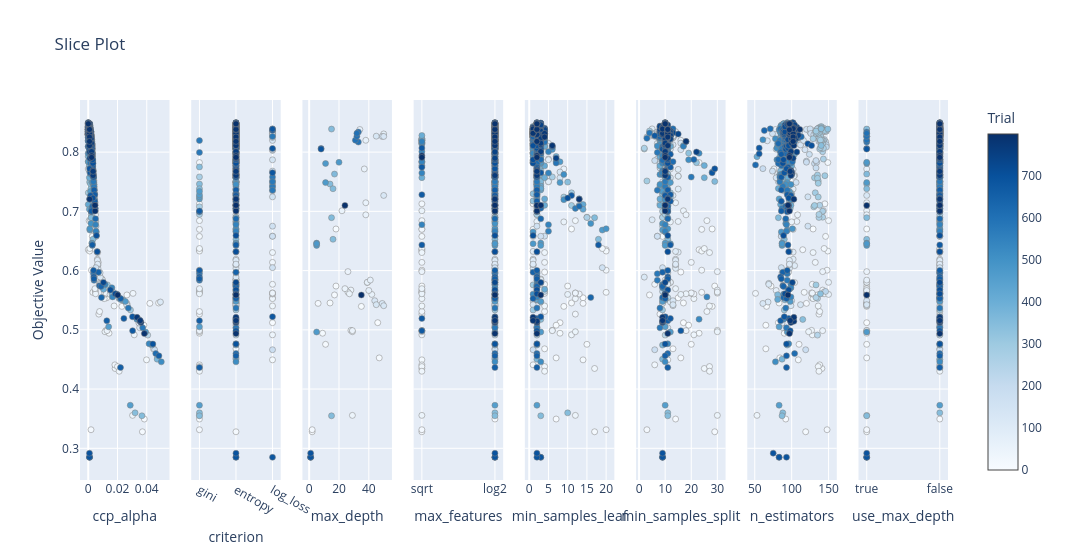

Source (notebook cell):
### Code cell
optuna.visualization.plot_slice(study,params = ['n_estimators','criterion','min_samples_split','min_samples_leaf','max_features','ccp_alpha','use_max_depth','max_depth'])

### Figure 1 — Plotly figure (JSON) as saved in the notebook; plotly's stock layout.template omitted (floating-point values rounded to 4 significant figures; data arrays with more than 128 entries replaced by an {"elided": "..."} marker saying what was removed)
{"data": [{"marker": {"color": {"elided": "800 int values"}, "colorbar": {"title": {"text": "Trial"}, "x": 1, "xpad": 40}, "colorscale": [[0, "rgb(247,251,255)"], [0.125, "rgb(222,235,247)"], [0.25, "rgb(198,219,239)"], [0.375, "rgb(158,202,225)"], [0.5, "rgb(107,174,214)"], [0.625, "rgb(66,146,198)"], [0.75, "rgb(33,113,181)"], [0.875, "rgb(8,81,156)"], [1, "rgb(8,48,107)"]], "line": {"color": "Grey", "width": 0.5}, "showscale": true}, "mode": "markers", "name": "Feasible Trial", "showlegend": false, "type": "scatter", "x": {"elided": "800 float values"}, "xaxis": "x", "y": {"elided": "800 float values"}, "yaxis": "y"}, {"marker": {"color": {"elided": "800 int values"}, "colorbar": {"title": {"text": "Trial"}, "x": 1, "xpad": 40}, "colorscale": [[0, "rgb(247,251,255)"], [0.125, "rgb(222,235,247)"], [0.25, "rgb(198,219,239)"], [0.375, "rgb(158,202,225)"], [0.5, "rgb(107,174,214)"], [0.625, "rgb(66,146,198)"], [0.75, "rgb(33,113,181)"], [0.875, "rgb(8,81,156)"], [1, "rgb(8,48,107)"]], "line": {"color": "Grey", "width": 0.5}, "showscale": false}, "mode": "markers", "name": "Feasible Trial", "showlegend": false, "type": "scatter", "x": {"elided": "800 str values"}, "xaxis": "x2", "y": {"elided": "800 float values"}, "yaxis": "y2"}, {"marker": {"color": [0, 3, 6, 7, 8, 9, 10, 11, 12, 15, 16, 17, 44, 45, 46, 47, 48, 49, 50, 51, 52, 53, 54, 55, 61, 62, 63, 64, 65, 66, 67, 73, 74, 125, 126, 127, 129, 130, 131, 132, 133, 348, 349, 350, 351, 352, 354, 355, 471, 472, 473, 474, 475, 476, 477, 593, 594, 595, 596, 598, 685, 686, 688, 690, 691, 692, 797, 799], "colorbar": {"title": {"text": "Trial"}, "x": 1, "xpad": 40}, "colorscale": [[0, "rgb(247,251,255)"], [0.125, "rgb(222,235,247)"], [0.25, "rgb(198,219,239)"], [0.375, "rgb(158,202,225)"], [0.5, "rgb(107,174,214)"], [0.625, "rgb(66,146,198)"], [0.75, "rgb(33,113,181)"], [0.875, "rgb(8,81,156)"], [1, "rgb(8,48,107)"]], "line": {"color": "Grey", "width": 0.5}, "showscale": false}, "mode": "markers", "name": "Feasible Trial", "showlegend": false, "type": "scatter", "x": [46, 18, 47, 18, 14, 35, 17, 11, 2, 9, 6, 2, 29, 28, 29, 29, 26, 28, 26, 27, 24, 22, 38, 38, 37, 42, 39, 39, 38, 40, 41, 34, 50, 50, 49, 50, 44, 49, 50, 45, 45, 15, 14, 16, 15, 16, 15, 17, 5, 11, 11, 20, 5, 5, 5, 33, 33, 31, 32, 32, 1, 1, 8, 8, 1, 1, 24, 35], "xaxis": "x3", "y": [0.512, 0.6702, 0.4526, 0.5739, 0.5453, 0.5396, 0.5589, 0.4756, 0.3279, 0.4943, 0.5447, 0.3314, 0.3556, 0.4991, 0.4968, 0.4986, 0.5983, 0.5671, 0.5638, 0.5609, 0.5695, 0.701, 0.6941, 0.7145, 0.7716, 0.5598, 0.5798, 0.5802, 0.82, 0.5664, 0.584, 0.8382, 0.8307, 0.7269, 0.5445, 0.5407, 0.5491, 0.8265, 0.8265, 0.8269, 0.5424, 0.8389, 0.7461, 0.6529, 0.3549, 0.7382, 0.6893, 0.7629, 0.4963, 0.7486, 0.7808, 0.7828, 0.6464, 0.6424, 0.6454, 0.8169, 0.834, 0.8201, 0.8266, 0.8317, 0.2849, 0.2849, 0.8062, 0.8051, 0.2849, 0.2918, 0.71, 0.5588], "yaxis": "y3"}, {"marker": {"color": {"elided": "800 int values"}, "colorbar": {"title": {"text": "Trial"}, "x": 1, "xpad": 40}, "colorscale": [[0, "rgb(247,251,255)"], [0.125, "rgb(222,235,247)"], [0.25, "rgb(198,219,239)"], [0.375, "rgb(158,202,225)"], [0.5, "rgb(107,174,214)"], [0.625, "rgb(66,146,198)"], [0.75, "rgb(33,113,181)"], [0.875, "rgb(8,81,156)"], [1, "rgb(8,48,107)"]], "line": {"color": "Grey", "width": 0.5}, "showscale": false}, "mode": "markers", "name": "Feasible Trial", "showlegend": false, "type": "scatter", "x": {"elided": "800 str values"}, "xaxis": "x4", "y": {"elided": "800 float values"}, "yaxis": "y4"}, {"marker": {"color": {"elided": "800 int values"}, "colorbar": {"title": {"text": "Trial"}, "x": 1, "xpad": 40}, "colorscale": [[0, "rgb(247,251,255)"], [0.125, "rgb(222,235,247)"], [0.25, "rgb(198,219,239)"], [0.375, "rgb(158,202,225)"], [0.5, "rgb(107,174,214)"], [0.625, "rgb(66,146,198)"], [0.75, "rgb(33,113,181)"], [0.875, "rgb(8,81,156)"], [1, "rgb(8,48,107)"]], "line": {"color": "Grey", "width": 0.5}, "showscale": false}, "mode": "markers", "name": "Feasible Trial", "showlegend": false, "type": "scatter", "x": {"elided": "800 int values"}, "xaxis": "x5", "y": {"elided": "800 float values"}, "yaxis": "y5"}, {"marker": {"color": {"elided": "800 int values"}, "colorbar": {"title": {"text": "Trial"}, "x": 1, "xpad": 40}, "colorscale": [[0, "rgb(247,251,255)"], [0.125, "rgb(222,235,247)"], [0.25, "rgb(198,219,239)"], [0.375, "rgb(158,202,225)"], [0.5, "rgb(107,174,214)"], [0.625, "rgb(66,146,198)"], [0.75, "rgb(33,113,181)"], [0.875, "rgb(8,81,156)"], [1, "rgb(8,48,107)"]], "line": {"color": "Grey", "width": 0.5}, "showscale": false}, "mode": "markers", "name": "Feasible Trial", "showlegend": false, "type": "scatter", "x": {"elided": "800 int values"}, "xaxis": "x6", "y": {"elided": "800 float values"}, "yaxis": "y6"}, {"marker": {"color": {"elided": "800 int values"}, "colorbar": {"title": {"text": "Trial"}, "x": 1, "xpad": 40}, "colorscale": [[0, "rgb(247,251,255)"], [0.125, "rgb(222,235,247)"], [0.25, "rgb(198,219,239)"], [0.375, "rgb(158,202,225)"], [0.5, "rgb(107,174,214)"], [0.625, "rgb(66,146,198)"], [0.75, "rgb(33,113,181)"], [0.875, "rgb(8,81,156)"], [1, "rgb(8,48,107)"]], "line": {"color": "Grey", "width": 0.5}, "showscale": false}, "mode": "markers", "name": "Feasible Trial", "showlegend": false, "type": "scatter", "x": {"elided": "800 int values"}, "xaxis": "x7", "y": {"elided": "800 float values"}, "yaxis": "y7"}, {"marker": {"color": {"elided": "800 int values"}, "colorbar": {"title": {"text": "Trial"}, "x": 1, "xpad": 40}, "colorscale": [[0, "rgb(247,251,255)"], [0.125, "rgb(222,235,247)"], [0.25, "rgb(198,219,239)"], [0.375, "rgb(158,202,225)"], [0.5, "rgb(107,174,214)"], [0.625, "rgb(66,146,198)"], [0.75, "rgb(33,113,181)"], [0.875, "rgb(8,81,156)"], [1, "rgb(8,48,107)"]], "line": {"color": "Grey", "width": 0.5}, "showscale": false}, "mode": "markers", "name": "Feasible Trial", "showlegend": false, "type": "scatter", "x": {"elided": "800 bool values"}, "xaxis": "x8", "y": {"elided": "800 float values"}, "yaxis": "y8"}], "layout": {"title": {"text": "Slice Plot"}, "width": 2400, "xaxis": {"anchor": "y", "domain": [0, 0.1031], "title": {"text": "ccp_alpha"}}, "xaxis2": {"anchor": "y2", "categoryarray": ["gini", "entropy", "log_loss"], "categoryorder": "array", "domain": [0.1281, 0.2312], "title": {"text": "criterion"}, "type": "category"}, "xaxis3": {"anchor": "y3", "domain": [0.2562, 0.3594], "title": {"text": "max_depth"}}, "xaxis4": {"anchor": "y4", "categoryarray": ["sqrt", "log2", null], "categoryorder": "array", "domain": [0.3844, 0.4875], "title": {"text": "max_features"}, "type": "category"}, "xaxis5": {"anchor": "y5", "domain": [0.5125, 0.6156], "title": {"text": "min_samples_leaf"}}, "xaxis6": {"anchor": "y6", "domain": [0.6406, 0.7438], "title": {"text": "min_samples_split"}}, "xaxis7": {"anchor": "y7", "domain": [0.7688, 0.8719], "title": {"text": "n_estimators"}}, "xaxis8": {"anchor": "y8", "categoryarray": [true, false], "categoryorder": "array", "domain": [0.8969, 1], "title": {"text": "use_max_depth"}, "type": "category"}, "yaxis": {"anchor": "x", "domain": [0, 1], "title": {"text": "Objective Value"}}, "yaxis2": {"anchor": "x2", "domain": [0, 1], "matches": "y", "showticklabels": false}, "yaxis3": {"anchor": "x3", "domain": [0, 1], "matches": "y", "showticklabels": false}, "yaxis4": {"anchor": "x4", "domain": [0, 1], "matches": "y", "showticklabels": false}, "yaxis5": {"anchor": "x5", "domain": [0, 1], "matches": "y", "showticklabels": false}, "yaxis6": {"anchor": "x6", "domain": [0, 1], "matches": "y", "showticklabels": false}, "yaxis7": {"anchor": "x7", "domain": [0, 1], "matches": "y", "showticklabels": false}, "yaxis8": {"anchor": "x8", "domain": [0, 1], "matches": "y", "showticklabels": false}}}
